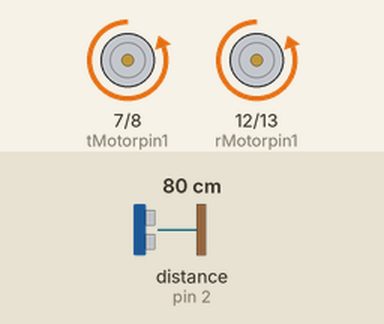
This sketch was run on a simulated Arduino Uno, built with avr-gcc and run on an emulated ATmega328P. On the bench: motor-driver pin pairs drawn as motors (green arrow = first pin HIGH = forward, orange = second pin HIGH = backward, longer = more drive). Inputs (shaded band) come from the test bench; at power-on: distance to the obstacle (sensor on pin 2) 80 cm. The echo pulse lasts 58.3 µs per cm; what the sketch prints to the serial monitor is not drawn.

Above: at 0.2 s.
Timing chart, 0 to 3.0 s (numbered marks = the images above):
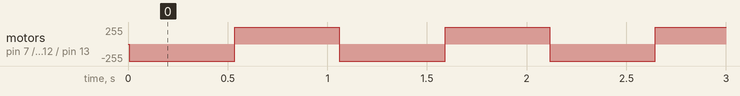

Measured:
- by itself, motor on pin 7 (tMotorpin1) / pin 8 (tMotorpin2), motor on pin 12 (rMotorpin1) / pin 13 (rMotorpin2): alternates forward 255/255 for 0.52 s and backward 255/255 for 0.53 s

The sketch:

solar_Panel_Cleanser.ino
```cpp
const int tMotorpin1 = 7;
const int tMotorpin2 = 8;
const int rMotorpin1 = 12;
const int rMotorpin2 = 13;
const int ultraSonicT = 1;
const int ultraSonicE = 2;
int boardCount;//number of panels
long dist = 0, tim = 0;
int count = 0;
int limit;

void setup() {
  Serial.begin(9600);
  pinMode(ultraSonicT, OUTPUT);
  pinMode(ultraSonicE, INPUT);
  pinMode(tMotorpin1, OUTPUT);
  pinMode(tMotorpin2, OUTPUT);
  pinMode(rMotorpin1, OUTPUT);
  pinMode(rMotorpin2, OUTPUT);

}

void loop() {
  digitalWrite(ultraSonicT,LOW);
  delayMicroseconds(2);
  digitalWrite(ultraSonicT,HIGH);
  delayMicroseconds(10);
  digitalWrite(ultraSonicT,LOW);

  tim = pulseIn(ultraSonicE,HIGH);//measures the delay time in echoed signal bouncing off the surface
  dist = (tim*340)/20000;//distance in centimeters

  Serial.println(dist);
  Serial.print(" cms");

  while(dist>limit){
    count+=1;
      if(count<boardCount){
      digitalWrite(tMotorpin1,HIGH);
      digitalWrite(tMotorpin2,LOW);
      digitalWrite(rMotorpin1,HIGH);
      digitalWrite(rMotorpin2,LOW);
      }
      else if(count>=boardCount){
      digitalWrite(tMotorpin1,LOW);
      digitalWrite(tMotorpin2,HIGH);
      digitalWrite(rMotorpin1,LOW);
      digitalWrite(rMotorpin2,HIGH);
      }
  }
  count  = 0;
 }
```
